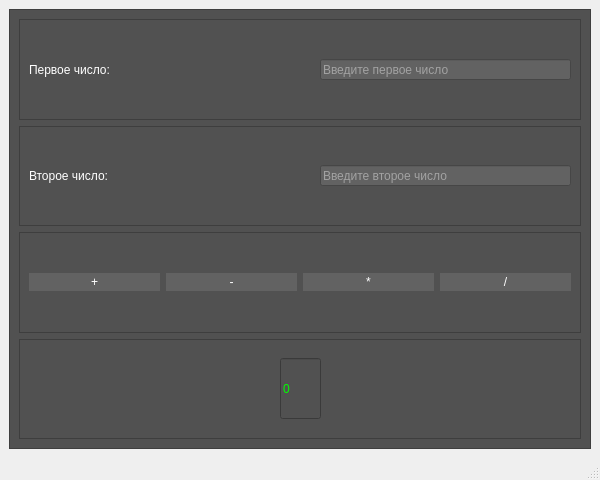
<?xml version="1.0" encoding="UTF-8"?>
<ui version="4.0">
 <class>MainWindow</class>
 <widget class="QMainWindow" name="MainWindow">
  <property name="geometry">
   <rect>
    <x>0</x>
    <y>0</y>
    <width>600</width>
    <height>480</height>
   </rect>
  </property>
  <property name="sizePolicy">
   <sizepolicy hsizetype="Fixed" vsizetype="Fixed">
    <horstretch>0</horstretch>
    <verstretch>0</verstretch>
   </sizepolicy>
  </property>
  <property name="minimumSize">
   <size>
    <width>600</width>
    <height>480</height>
   </size>
  </property>
  <property name="maximumSize">
   <size>
    <width>600</width>
    <height>480</height>
   </size>
  </property>
  <property name="windowTitle">
   <string>MainWindow</string>
  </property>
  <widget class="QWidget" name="centralwidget">
   <layout class="QVBoxLayout" name="verticalLayout_2">
    <item>
     <widget class="QFrame" name="frame">
      <property name="styleSheet">
       <string notr="true">background-color: rgb(81, 81, 81);</string>
      </property>
      <property name="frameShape">
       <enum>QFrame::Shape::StyledPanel</enum>
      </property>
      <property name="frameShadow">
       <enum>QFrame::Shadow::Raised</enum>
      </property>
      <layout class="QVBoxLayout" name="verticalLayout">
       <item>
        <widget class="QFrame" name="frame_2">
         <property name="styleSheet">
          <string notr="true">border-color: rgb(255, 0, 0);</string>
         </property>
         <property name="frameShape">
          <enum>QFrame::Shape::StyledPanel</enum>
         </property>
         <property name="frameShadow">
          <enum>QFrame::Shadow::Raised</enum>
         </property>
         <layout class="QHBoxLayout" name="horizontalLayout">
          <item>
           <widget class="QLabel" name="label">
            <property name="styleSheet">
             <string notr="true">color: rgb(255, 255, 255);</string>
            </property>
            <property name="text">
             <string>Первое число:</string>
            </property>
           </widget>
          </item>
          <item>
           <spacer name="horizontalSpacer">
            <property name="orientation">
             <enum>Qt::Orientation::Horizontal</enum>
            </property>
            <property name="sizeHint" stdset="0">
             <size>
              <width>196</width>
              <height>20</height>
             </size>
            </property>
           </spacer>
          </item>
          <item>
           <widget class="QLineEdit" name="lineEdit">
            <property name="sizePolicy">
             <sizepolicy hsizetype="Fixed" vsizetype="Fixed">
              <horstretch>251</horstretch>
              <verstretch>21</verstretch>
             </sizepolicy>
            </property>
            <property name="minimumSize">
             <size>
              <width>251</width>
              <height>21</height>
             </size>
            </property>
            <property name="maximumSize">
             <size>
              <width>251</width>
              <height>21</height>
             </size>
            </property>
            <property name="styleSheet">
             <string notr="true">background-color: rgb(98, 98, 98);
color: rgb(162, 162, 162);

</string>
            </property>
            <property name="text">
             <string>Введите первое число</string>
            </property>
           </widget>
          </item>
         </layout>
        </widget>
       </item>
       <item>
        <widget class="QFrame" name="frame_6">
         <property name="styleSheet">
          <string notr="true">border-color: rgb(255, 0, 0);</string>
         </property>
         <property name="frameShape">
          <enum>QFrame::Shape::StyledPanel</enum>
         </property>
         <property name="frameShadow">
          <enum>QFrame::Shadow::Raised</enum>
         </property>
         <layout class="QHBoxLayout" name="horizontalLayout_5">
          <item>
           <widget class="QLabel" name="label_3">
            <property name="styleSheet">
             <string notr="true">color: rgb(255, 255, 255);</string>
            </property>
            <property name="text">
             <string>Второе число:</string>
            </property>
           </widget>
          </item>
          <item>
           <spacer name="horizontalSpacer_5">
            <property name="orientation">
             <enum>Qt::Orientation::Horizontal</enum>
            </property>
            <property name="sizeHint" stdset="0">
             <size>
              <width>128</width>
              <height>20</height>
             </size>
            </property>
           </spacer>
          </item>
          <item>
           <widget class="QLineEdit" name="lineEdit_4">
            <property name="sizePolicy">
             <sizepolicy hsizetype="Fixed" vsizetype="Fixed">
              <horstretch>251</horstretch>
              <verstretch>21</verstretch>
             </sizepolicy>
            </property>
            <property name="minimumSize">
             <size>
              <width>251</width>
              <height>21</height>
             </size>
            </property>
            <property name="maximumSize">
             <size>
              <width>251</width>
              <height>21</height>
             </size>
            </property>
            <property name="styleSheet">
             <string notr="true">background-color: rgb(98, 98, 98);
color: rgb(162, 162, 162);</string>
            </property>
            <property name="text">
             <string>Введите второе число</string>
            </property>
           </widget>
          </item>
         </layout>
        </widget>
       </item>
       <item>
        <widget class="QFrame" name="frame_4">
         <property name="frameShape">
          <enum>QFrame::Shape::StyledPanel</enum>
         </property>
         <property name="frameShadow">
          <enum>QFrame::Shadow::Raised</enum>
         </property>
         <layout class="QHBoxLayout" name="horizontalLayout_3">
          <item>
           <widget class="QPushButton" name="pushButton">
            <property name="styleSheet">
             <string notr="true">background-color: rgb(98, 98, 98);
color: rgb(255, 255, 255);
border-radius: 10px;
padding: 2px;</string>
            </property>
            <property name="text">
             <string>+</string>
            </property>
           </widget>
          </item>
          <item>
           <widget class="QPushButton" name="pushButton_2">
            <property name="styleSheet">
             <string notr="true">background-color: rgb(98, 98, 98);
color: rgb(255, 255, 255);
border-radius: 10px;
padding: 2px;</string>
            </property>
            <property name="text">
             <string>-</string>
            </property>
           </widget>
          </item>
          <item>
           <widget class="QPushButton" name="pushButton_3">
            <property name="styleSheet">
             <string notr="true">background-color: rgb(98, 98, 98);
color: rgb(255, 255, 255);
border-radius: 10px;
padding: 2px;</string>
            </property>
            <property name="text">
             <string>*</string>
            </property>
           </widget>
          </item>
          <item>
           <widget class="QPushButton" name="pushButton_4">
            <property name="styleSheet">
             <string notr="true">background-color: rgb(98, 98, 98);
color: rgb(255, 255, 255);
border-radius: 10px;
padding: 2px;</string>
            </property>
            <property name="text">
             <string>/</string>
            </property>
           </widget>
          </item>
         </layout>
        </widget>
       </item>
       <item>
        <widget class="QFrame" name="frame_5">
         <property name="frameShape">
          <enum>QFrame::Shape::StyledPanel</enum>
         </property>
         <property name="frameShadow">
          <enum>QFrame::Shadow::Raised</enum>
         </property>
         <layout class="QHBoxLayout" name="horizontalLayout_4">
          <item>
           <spacer name="horizontalSpacer_3">
            <property name="orientation">
             <enum>Qt::Orientation::Horizontal</enum>
            </property>
            <property name="sizeHint" stdset="0">
             <size>
              <width>40</width>
              <height>20</height>
             </size>
            </property>
           </spacer>
          </item>
          <item>
           <widget class="QLineEdit" name="lineEdit_3">
            <property name="minimumSize">
             <size>
              <width>41</width>
              <height>61</height>
             </size>
            </property>
            <property name="maximumSize">
             <size>
              <width>41</width>
              <height>61</height>
             </size>
            </property>
            <property name="styleSheet">
             <string notr="true">font: 40pt &quot;Segoe UI&quot;;
background-color: rgb(81, 81, 81);
color: rgb(0, 255, 0);</string>
            </property>
            <property name="text">
             <string>0</string>
            </property>
           </widget>
          </item>
          <item>
           <spacer name="horizontalSpacer_4">
            <property name="orientation">
             <enum>Qt::Orientation::Horizontal</enum>
            </property>
            <property name="sizeHint" stdset="0">
             <size>
              <width>40</width>
              <height>20</height>
             </size>
            </property>
           </spacer>
          </item>
         </layout>
        </widget>
       </item>
      </layout>
     </widget>
    </item>
   </layout>
  </widget>
  <widget class="QMenuBar" name="menubar">
   <property name="geometry">
    <rect>
     <x>0</x>
     <y>0</y>
     <width>600</width>
     <height>22</height>
    </rect>
   </property>
  </widget>
  <widget class="QStatusBar" name="statusbar"/>
 </widget>
 <resources/>
 <connections/>
</ui>
